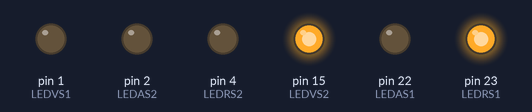
Recording of a sketch running on a simulated Arduino Mega 2560, built with avr-gcc and run on an emulated ATmega2560. Parts: output pins drawn as LEDs (lit = HIGH).

Above: at 2.5 s.
At 5.5 s:
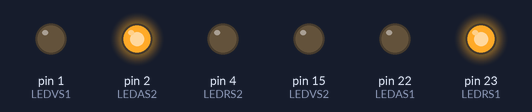
At 8.5 s:
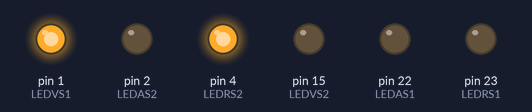
At 11.5 s:
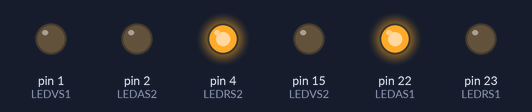
Timing chart, 0 to 15.6 s (numbered marks = the images above):
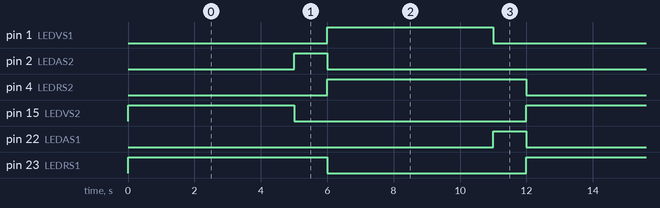

The sketch:

P1A3-Sem_foro.ino
```cpp
#define LEDRS1 23
#define LEDAS1 22
#define LEDVS1 1
#define LEDRS2 4
#define LEDAS2 2
#define LEDVS2 15

void setup() {
  //Para todo este bloque asignamos que nuestros leds van a ser salidad.
  pinMode (LEDRS1, OUTPUT);
  pinMode (LEDAS1, OUTPUT);
  pinMode (LEDVS1, OUTPUT);
  pinMode (LEDRS2, OUTPUT);
  pinMode (LEDAS2, OUTPUT);
  pinMode (LEDVS2, OUTPUT);

}

void loop() {
   //Prendemos el led rojo de nuestro semaforo 1 y prendemos el led verde del semaforo 2
   digitalWrite(LEDRS1, HIGH);
   digitalWrite(LEDVS2, HIGH);
   delay(5000); //Tiempo de espera del semaforo 2
   digitalWrite(LEDRS1, LOW); //Apagamos los leds que ya no utilizaremos
   digitalWrite(LEDVS2, LOW);
   //Cambio de luces para el semaforo 2, y luces rojas para el semaforo 1
   digitalWrite(LEDRS1, HIGH);
   digitalWrite(LEDAS2, HIGH);
   delay(1000);
   digitalWrite(LEDRS1, LOW);//Apagamos los leds que ya no utilizaremos
   digitalWrite(LEDAS2, LOW);
   //Cambio de luces para el semaforo 2 en verde, y luces rojas para el semaforo 1
   digitalWrite(LEDVS1, HIGH);
   digitalWrite(LEDRS2, HIGH);
   delay(5000);
   digitalWrite(LEDVS1, LOW);//Apagamos los leds que ya no utilizaremos
   digitalWrite(LEDRS2, LOW);
   //Cambio de luces para el semaforo 1, y luces rojas para el semaforo 2
   digitalWrite(LEDAS1, HIGH);
   digitalWrite(LEDRS2, HIGH);
   delay(1000);
   digitalWrite(LEDAS1, LOW);//Apagamos los leds que ya no utilizaremos
   digitalWrite(LEDRS2, LOW);

   }
```

Measured:
- by itself, pin 1 (LEDVS1), pin 15 (LEDVS2): alternates HIGH for 5.0 s and LOW for 7.0 s
- by itself, pin 2 (LEDAS2), pin 22 (LEDAS1): alternates HIGH for 1.0 s and LOW for 11.0 s
- by itself, pin 4 (LEDRS2), pin 23 (LEDRS1): alternates HIGH for 6.0 s and LOW for 6.0 s
